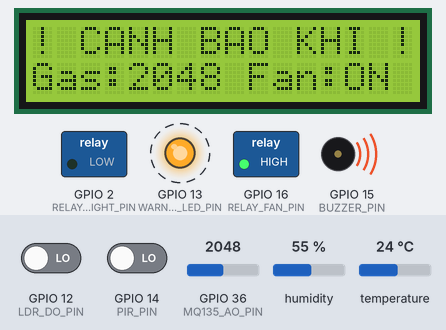
This sketch was run on a simulated ESP32. On the bench: 16×2 character LCD, switched loads named in the sketch (green lamp = pin HIGH), output pins drawn as LEDs (lit = HIGH), buzzer (waves = sounding, pin HIGH). Dashed ring = blinking. The test bench sets the inputs (shaded band); at power-on: GPIO 36 (MQ135_AO_PIN) = 2048, temperature 24 °C, GPIO 12 (LDR_DO_PIN) LOW, GPIO 14 (PIR_PIN) LOW, humidity 55 %. What the sketch prints to the serial monitor is not drawn.

Above: at 3.73 s.
4.2 s: GPIO 36 (MQ135_AO_PIN) set to 491
At 5.86 s:
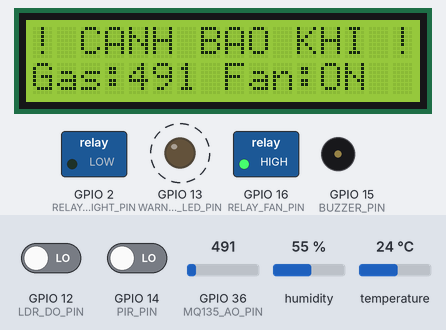
6.5 s: GPIO 36 (MQ135_AO_PIN) set to 407
At 8.1 s:
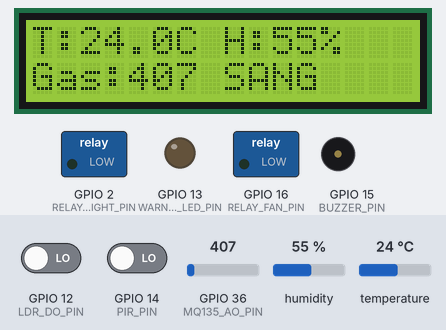
15.5 s: temperature set to 41 °C
At 19.74 s:
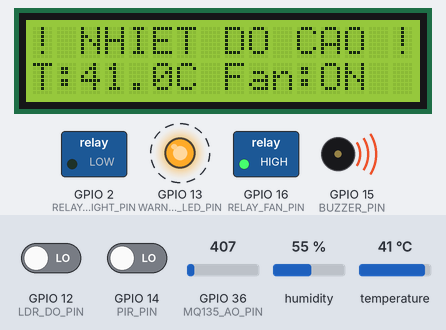
21.3 s: temperature set to 12 °C
At 23.9 s:
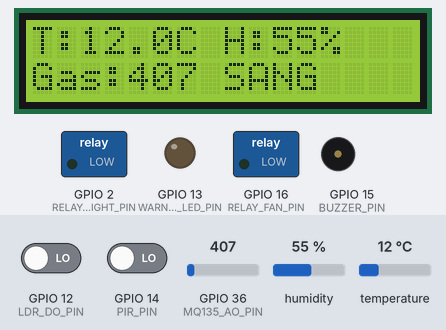
24.5 s: GPIO 12 (LDR_DO_PIN) driven HIGH
At 28.4 s:
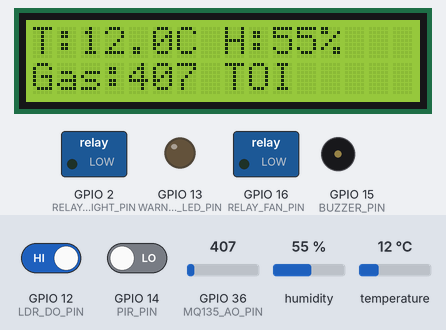
33.5 s: GPIO 14 (PIR_PIN) driven HIGH
At 37.6 s:
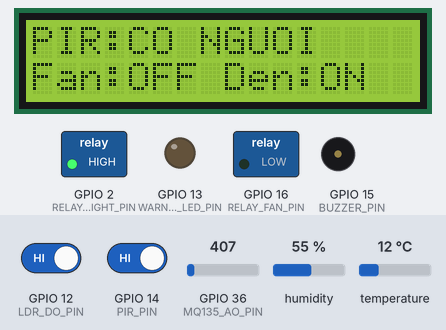
Timing chart, 0 to 39.1 s (numbered marks = the images above; inputs shaded):
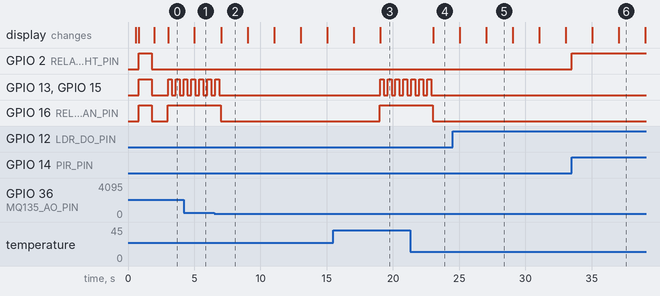

Measured:
- the behaviour switches between 451 and 450 on GPIO 36 (MQ135_AO_PIN) (found by bisection; images 1 and 2)
- after the input at 4.2 s, the display: changes after 0.82 s (image 1)
- after the input at 6.5 s, GPIO 13 (WARNING_LED_PIN), GPIO 15 (BUZZER_PIN): goes on until 6.9 s, then stays LOW; GPIO 16 (RELAY_FAN_PIN): HIGH → LOW after 0.51 s; the display: changes after 0.54 s (image 2)
- after the input at 15.5 s, GPIO 13 (WARNING_LED_PIN), GPIO 15 (BUZZER_PIN): alternates HIGH for 0.30 s and LOW for 0.30 s, starting after 3.5 s; GPIO 16 (RELAY_FAN_PIN): LOW → HIGH after 3.5 s; the display: first differs from a run without the input after 3.5 s (image 3)
- after the input at 21.3 s, GPIO 13 (WARNING_LED_PIN), GPIO 15 (BUZZER_PIN): goes on until 22.9 s, then stays LOW; GPIO 16 (RELAY_FAN_PIN): HIGH → LOW after 1.7 s; the display: changes after 1.7 s (image 4)
- after the input at 24.5 s, the display: first differs from a run without the input after 2.5 s (image 5)
- after the input at 33.5 s, GPIO 2 (RELAY_LIGHT_PIN): LOW → HIGH at once; the display: first differs from a run without the input after 3.5 s (image 6)
- by itself, GPIO 13 (WARNING_LED_PIN), GPIO 15 (BUZZER_PIN): alternates HIGH for 0.30 s and LOW for 0.30 s

The sketch:

Smart_Classroom_Upd_191026.ino
```cpp
#include <Arduino.h>
#include <DHT.h>
#include <Wire.h>
#include <LiquidCrystal_I2C.h>

// =====================================================
// 1. KHAI BÁO CHÂN ESP8266
// =====================================================
#define PIR_PIN         14  // D5 - GPIO14
#define LDR_DO_PIN      12  // D6 - GPIO12
#define DHT_PIN          0  // D3 - GPIO0
#define MQ135_AO_PIN    A0  // A0 - MQ135 Analog Output

#define RELAY_FAN_PIN   16  // D0 - GPIO16
#define RELAY_LIGHT_PIN  2  // D4 - GPIO2
#define WARNING_LED_PIN 13  // D7 - GPIO13
#define BUZZER_PIN      15  // D8 - GPIO15

#define LCD_SDA_PIN      4  // D2 - GPIO4
#define LCD_SCL_PIN      5  // D1 - GPIO5
#define LCD_ADDR      0x27

// =====================================================
// 2. CẤU HÌNH THỜI GIAN
// =====================================================
const unsigned long PIR_HOLD_TIME        = 15000;
const unsigned long PRINT_INTERVAL       = 1000;
const unsigned long SENSOR_INTERVAL      = 2000;
const unsigned long LCD_INTERVAL         = 2000;
const unsigned long ALARM_BLINK_INTERVAL = 300;

// =====================================================
// 3. DHT11 + LCD
// =====================================================
#define DHTTYPE DHT11
DHT dht(DHT_PIN, DHTTYPE);
LiquidCrystal_I2C lcd(LCD_ADDR, 16, 2);

// =====================================================
// 4. CẤU HÌNH RELAY / ĐÈN & NGƯỠNG DEMO
// =====================================================
#define FAN_ACTIVE_HIGH  true
#define LIGHT_ACTIVE_LOW false

#define TEMP_FAN_ON      34.0f
#define TEMP_FAN_OFF     33.5f
#define TEMP_ALARM_ON    35.0f
#define TEMP_ALARM_OFF   34.5f

#define MQ135_ALARM_ON   500
#define MQ135_ALARM_OFF  450

// =====================================================
// 5. BIẾN TRẠNG THÁI
// =====================================================
volatile bool pirInterruptTriggered = false;
bool motionDetected = false;
unsigned long lastMotionTime = 0;

float currentTemp = NAN;
float currentHum = NAN;
bool dhtError = true;
int mq135Raw = 0;
bool isDark = false;

bool tempFanNeed = false; // Biến lưu yêu cầu bật quạt từ nhiệt độ
bool fanOn = false;       // Trạng thái quạt thực tế (Nhiệt độ HOẶC Khí Gas)
bool lightOn = false;

bool tempAlarm = false;
bool gasAlarm = false;
bool alarmActive = false;
bool blinkState = false;

unsigned long lastSensorReadMs = 0;
unsigned long lastPrintTime = 0;
unsigned long lastBlinkMs = 0;
unsigned long lastLcdUpdateMs = 0;

uint8_t lcdPage = 0;
uint8_t lcdResetCounter = 0;

void IRAM_ATTR onPirRisingEdge() {
  pirInterruptTriggered = true;
}

void setFanRelay(bool turnOn) {
  if (FAN_ACTIVE_HIGH) {
    digitalWrite(RELAY_FAN_PIN, turnOn ? HIGH : LOW);
  } else {
    digitalWrite(RELAY_FAN_PIN, turnOn ? LOW : HIGH);
  }
}

void setLightRelay(bool turnOn) {
  if (LIGHT_ACTIVE_LOW) {
    digitalWrite(RELAY_LIGHT_PIN, turnOn ? LOW : HIGH);
  } else {
    digitalWrite(RELAY_LIGHT_PIN, turnOn ? HIGH : LOW);
  }
}

// Hàm in đúng 16 ký tự lên LCD (không cần lcd.clear để tránh loạn chữ)
void printLcdLine(uint8_t row, const char* text) {
  char buf[17];
  snprintf(buf, sizeof(buf), "%-16s", text);
  lcd.setCursor(0, row);
  lcd.print(buf);
}

void setup() {
  Serial.begin(115200);
  delay(500);

  pinMode(PIR_PIN, INPUT);
  pinMode(LDR_DO_PIN, INPUT);
  pinMode(RELAY_FAN_PIN, OUTPUT);
  pinMode(RELAY_LIGHT_PIN, OUTPUT);
  pinMode(WARNING_LED_PIN, OUTPUT);
  pinMode(BUZZER_PIN, OUTPUT);

  attachInterrupt(digitalPinToInterrupt(PIR_PIN), onPirRisingEdge, RISING);

  // Khởi tạo I2C chống nhiễu cho LCD
  Wire.begin(LCD_SDA_PIN, LCD_SCL_PIN);
  Wire.setClock(50000);
  delay(100);

  lcd.init();
  delay(100);
  lcd.backlight();
  printLcdLine(0, "Smart Classroom");
  printLcdLine(1, "Initializing...");

  // TEST OUTPUT 1 GIÂY
  Serial.println("\n=== KHOI DONG SMART CLASSROOM ===");
  setFanRelay(true);
  setLightRelay(true);
  digitalWrite(WARNING_LED_PIN, HIGH);
  digitalWrite(BUZZER_PIN, HIGH);
  delay(1000);

  setFanRelay(false);
  setLightRelay(false);
  digitalWrite(WARNING_LED_PIN, LOW);
  digitalWrite(BUZZER_PIN, LOW);

  // Làm tươi lại LCD sau khi đóng ngắt Relay test
  delay(100);
  lcd.init();
  lcd.backlight();
  printLcdLine(0, "SYSTEM READY");
  printLcdLine(1, "Waiting data...");

  dht.begin();
  Serial.println("==> HE THONG SAN SANG!\n");
  delay(1000);
}

void loop() {
  unsigned long currentTime = millis();

  // 1. XỬ LÝ PIR
  bool currentPirHigh = (digitalRead(PIR_PIN) == HIGH);
  if (pirInterruptTriggered || currentPirHigh) {
    motionDetected = true;
    lastMotionTime = currentTime;
    pirInterruptTriggered = false;
  }
  if (motionDetected && (currentTime - lastMotionTime >= PIR_HOLD_TIME)) {
    motionDetected = false;
  }

  // 2. ĐỌC LDR & ĐIỀU KHIỂN ĐÈN HỌC
  isDark = (digitalRead(LDR_DO_PIN) == HIGH);
  lightOn = (isDark && motionDetected);
  setLightRelay(lightOn);

  // 3. ĐỌC DHT11 + MQ135 (Mỗi 2 giây)
  if (currentTime - lastSensorReadMs >= SENSOR_INTERVAL) {
    lastSensorReadMs = currentTime;

    // --- 3.1 Đọc MQ135 ---
    mq135Raw = analogRead(MQ135_AO_PIN);
    if (mq135Raw >= MQ135_ALARM_ON) {
      gasAlarm = true;
    } else if (mq135Raw <= MQ135_ALARM_OFF) {
      gasAlarm = false;
    }

    // --- 3.2 Đọc DHT11 ---
    float t = dht.readTemperature();
    float h = dht.readHumidity();

    if (isnan(t) || isnan(h)) {
      dhtError = true;
      tempFanNeed = false;
      tempAlarm = false;
    } else {
      dhtError = false;
      currentTemp = t;
      currentHum = h;

      // Xét nhu cầu bật quạt theo nhiệt độ
      if (currentTemp >= TEMP_FAN_ON) {
        tempFanNeed = true;
      } else if (currentTemp <= TEMP_FAN_OFF) {
        tempFanNeed = false;
      }

      // Xét cảnh báo nhiệt độ cao
      if (currentTemp >= TEMP_ALARM_ON) {
        tempAlarm = true;
      } else if (currentTemp <= TEMP_ALARM_OFF) {
        tempAlarm = false;
      }
    }

    // --- 3.3 TỔNG HỢP ĐIỀU KHIỂN QUẠT (Bật khi Nóng HOẶC Có Khí Gas) ---
    fanOn = (tempFanNeed || gasAlarm);
    setFanRelay(fanOn);

    // --- 3.4 TỔNG HỢP CÒI & ĐÈN CẢNH BÁO ---
    alarmActive = (gasAlarm || tempAlarm);
    if (!alarmActive) {
      blinkState = false;
      digitalWrite(WARNING_LED_PIN, LOW);
      digitalWrite(BUZZER_PIN, LOW);
    }
  }

  // 4. HIỂN THỊ LCD (Mỗi 2 giây)
  if (currentTime - lastLcdUpdateMs >= LCD_INTERVAL) {
    lastLcdUpdateMs = currentTime;

    lcdResetCounter++;
    if (lcdResetCounter >= 10) {
      lcdResetCounter = 0;
      lcd.init();
      lcd.backlight();
    }

    char line0[17];
    char line1[17];

    if (gasAlarm) {
      snprintf(line0, sizeof(line0), "! CANH BAO KHI !");
      snprintf(line1, sizeof(line1), "Gas:%d Fan:ON", mq135Raw);
    } else if (tempAlarm) {
      snprintf(line0, sizeof(line0), "! NHIET DO CAO !");
      snprintf(line1, sizeof(line1), "T:%.1fC Fan:ON", currentTemp);
    } else {
      if (lcdPage == 0) {
        if (dhtError) {
          snprintf(line0, sizeof(line0), "DHT: LOI DOC!");
        } else {
          snprintf(line0, sizeof(line0), "T:%.1fC H:%.0f%%", currentTemp, currentHum);
        }
        snprintf(line1, sizeof(line1), "Gas:%d %s", mq135Raw, isDark ? "TOI" : "SANG");
      } else {
        snprintf(line0, sizeof(line0), "PIR:%s", motionDetected ? "CO NGUOI" : "VANG");
        snprintf(line1, sizeof(line1), "Fan:%s Den:%s", fanOn ? "ON " : "OFF", lightOn ? "ON" : "OFF");
      }
      lcdPage = (lcdPage + 1) % 2;
    }

    printLcdLine(0, line0);
    printLcdLine(1, line1);
  }

  // 5. IN RA SERIAL MONITOR (Mỗi 1 giây)
  if (currentTime - lastPrintTime >= PRINT_INTERVAL) {
    lastPrintTime = currentTime;

    Serial.printf("PIR: %-5s | LDR: %-5s | MQ135: %-4d | ",
                  motionDetected ? "CO" : "KHONG",
                  isDark ? "TOI" : "SANG",
                  mq135Raw);

    if (dhtError) {
      Serial.print("DHT11: LOI! | ");
    } else {
      Serial.printf("Temp: %.1f*C Hum: %.0f%% | ", currentTemp, currentHum);
    }

    Serial.printf("Quat: %-3s | Den Hoc: %-3s | Trang thai: %s\n",
                  fanOn ? "BAT" : "TAT",
                  lightOn ? "BAT" : "TAT",
                  gasAlarm ? "CANH BAO KHI GAS!" : (tempAlarm ? "NHIET DO CAO!" : "Binh thuong"));
  }

  // 6. NHẤP NHÁY ĐÈN & CÒI KHI CÓ BÁO ĐỘNG
  if (alarmActive) {
    if (currentTime - lastBlinkMs >= ALARM_BLINK_INTERVAL) {
      lastBlinkMs = currentTime;
      blinkState = !blinkState;
      digitalWrite(WARNING_LED_PIN, blinkState ? HIGH : LOW);
      digitalWrite(BUZZER_PIN, blinkState ? HIGH : LOW);
    }
  }
}
```
